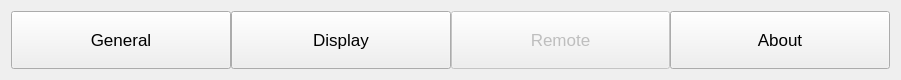
   <widget class="QWidget" name="horizontalLayoutWidget">
    <property name="geometry">
     <rect>
      <x>0</x>
      <y>80</y>
      <width>901</width>
      <height>80</height>
     </rect>
    </property>
    <layout class="QHBoxLayout" name="viewTabsHeader">
     <property name="spacing">
      <number>0</number>
     </property>
     <item>
      <widget class="QPushButton" name="viewTabs_General">
       <property name="sizePolicy">
        <sizepolicy hsizetype="Minimum" vsizetype="Minimum">
         <horstretch>0</horstretch>
         <verstretch>0</verstretch>
        </sizepolicy>
       </property>
       <property name="font">
        <font>
         <pointsize>13</pointsize>
        </font>
       </property>
       <property name="focusPolicy">
        <enum>Qt::NoFocus</enum>
       </property>
       <property name="text">
        <string>General</string>
       </property>
       <property name="checkable">
        <bool>true</bool>
       </property>
       <property name="autoExclusive">
        <bool>true</bool>
       </property>
      </widget>
     </item>
     <item>
      <widget class="QPushButton" name="viewTabs_Display">
       <property name="sizePolicy">
        <sizepolicy hsizetype="Minimum" vsizetype="Minimum">
         <horstretch>0</horstretch>
         <verstretch>0</verstretch>
        </sizepolicy>
       </property>
       <property name="font">
        <font>
         <pointsize>13</pointsize>
        </font>
       </property>
       <property name="focusPolicy">
        <enum>Qt::NoFocus</enum>
       </property>
       <property name="text">
        <string>Display</string>
       </property>
       <property name="checkable">
        <bool>true</bool>
       </property>
       <property name="autoExclusive">
        <bool>true</bool>
       </property>
      </widget>
     </item>
     <item>
      <widget class="QPushButton" name="viewTabs_Remote">
       <property name="enabled">
        <bool>false</bool>
       </property>
       <property name="sizePolicy">
        <sizepolicy hsizetype="Minimum" vsizetype="Minimum">
         <horstretch>0</horstretch>
         <verstretch>0</verstretch>
        </sizepolicy>
       </property>
       <property name="font">
        <font>
         <pointsize>13</pointsize>
        </font>
       </property>
       <property name="focusPolicy">
        <enum>Qt::NoFocus</enum>
       </property>
       <property name="text">
        <string>Remote</string>
       </property>
       <property name="checkable">
        <bool>true</bool>
       </property>
       <property name="autoExclusive">
        <bool>true</bool>
       </property>
      </widget>
     </item>
     <item>
      <widget class="QPushButton" name="viewTabs_About">
       <property name="sizePolicy">
        <sizepolicy hsizetype="Minimum" vsizetype="Minimum">
         <horstretch>0</horstretch>
         <verstretch>0</verstretch>
        </sizepolicy>
       </property>
       <property name="font">
        <font>
         <pointsize>13</pointsize>
        </font>
       </property>
       <property name="focusPolicy">
        <enum>Qt::NoFocus</enum>
       </property>
       <property name="text">
        <string>About</string>
       </property>
       <property name="checkable">
        <bool>true</bool>
       </property>
       <property name="autoExclusive">
        <bool>true</bool>
       </property>
      </widget>
     </item>
    </layout>
   </widget>
